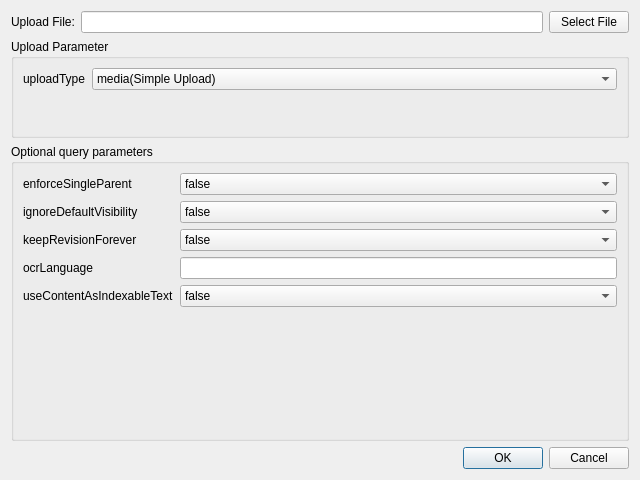
<?xml version="1.0" encoding="UTF-8"?>
<ui version="4.0">
 <class>UploadDialog</class>
 <widget class="QDialog" name="UploadDialog">
  <property name="geometry">
   <rect>
    <x>0</x>
    <y>0</y>
    <width>640</width>
    <height>480</height>
   </rect>
  </property>
  <property name="windowTitle">
   <string>Dialog</string>
  </property>
  <layout class="QVBoxLayout" name="verticalLayout" stretch="1,2,6,1">
   <item>
    <layout class="QHBoxLayout" name="horizontalLayout_UploadFile">
     <item>
      <widget class="QLabel" name="label_FilePath">
       <property name="text">
        <string>Upload File:</string>
       </property>
      </widget>
     </item>
     <item>
      <widget class="QLineEdit" name="lineEdit_FilePath"/>
     </item>
     <item>
      <widget class="QPushButton" name="pushButton_FilePath">
       <property name="text">
        <string>Select File</string>
       </property>
      </widget>
     </item>
    </layout>
   </item>
   <item>
    <widget class="QGroupBox" name="groupBox_UploadParameter">
     <property name="title">
      <string>Upload Parameter</string>
     </property>
     <layout class="QFormLayout" name="formLayout_2">
      <item row="0" column="0">
       <widget class="QLabel" name="label_uploadType">
        <property name="text">
         <string>uploadType</string>
        </property>
       </widget>
      </item>
      <item row="0" column="1">
       <widget class="QComboBox" name="comboBox_uploadType">
        <item>
         <property name="text">
          <string>media(Simple Upload)</string>
         </property>
        </item>
        <item>
         <property name="text">
          <string>multipart(Multipart Upload)</string>
         </property>
        </item>
        <item>
         <property name="text">
          <string>resumable(Resumable Upload)</string>
         </property>
        </item>
       </widget>
      </item>
     </layout>
    </widget>
   </item>
   <item>
    <widget class="QGroupBox" name="groupBox_OptionalQueryParameters">
     <property name="title">
      <string>Optional query parameters</string>
     </property>
     <layout class="QFormLayout" name="formLayout">
      <item row="0" column="0">
       <widget class="QLabel" name="label_enforceSingleParent">
        <property name="text">
         <string>enforceSingleParent</string>
        </property>
       </widget>
      </item>
      <item row="0" column="1">
       <widget class="QComboBox" name="comboBox_enforceSingleParent">
        <item>
         <property name="text">
          <string>false</string>
         </property>
        </item>
        <item>
         <property name="text">
          <string>true</string>
         </property>
        </item>
       </widget>
      </item>
      <item row="1" column="0">
       <widget class="QLabel" name="label_ignoreDefaultVisibility">
        <property name="text">
         <string>ignoreDefaultVisibility 	</string>
        </property>
       </widget>
      </item>
      <item row="2" column="0">
       <widget class="QLabel" name="label_keepRevisionForever">
        <property name="text">
         <string>keepRevisionForever</string>
        </property>
       </widget>
      </item>
      <item row="2" column="1">
       <widget class="QComboBox" name="comboBox_keepRevisionForever">
        <item>
         <property name="text">
          <string>false</string>
         </property>
        </item>
        <item>
         <property name="text">
          <string>true</string>
         </property>
        </item>
       </widget>
      </item>
      <item row="3" column="0">
       <widget class="QLabel" name="label_ocrLanguage">
        <property name="text">
         <string>ocrLanguage</string>
        </property>
       </widget>
      </item>
      <item row="4" column="0">
       <widget class="QLabel" name="label_useContentAsIndexableText">
        <property name="text">
         <string>useContentAsIndexableText</string>
        </property>
       </widget>
      </item>
      <item row="4" column="1">
       <widget class="QComboBox" name="comboBox_useContentAsIndexableText">
        <item>
         <property name="text">
          <string>false</string>
         </property>
        </item>
        <item>
         <property name="text">
          <string>true</string>
         </property>
        </item>
       </widget>
      </item>
      <item row="1" column="1">
       <widget class="QComboBox" name="comboBox_ignoreDefaultVisibility">
        <item>
         <property name="text">
          <string>false</string>
         </property>
        </item>
        <item>
         <property name="text">
          <string>true</string>
         </property>
        </item>
       </widget>
      </item>
      <item row="3" column="1">
       <widget class="QLineEdit" name="lineEdit_ocrLanguage"/>
      </item>
     </layout>
    </widget>
   </item>
   <item>
    <widget class="QDialogButtonBox" name="buttonBox">
     <property name="orientation">
      <enum>Qt::Horizontal</enum>
     </property>
     <property name="standardButtons">
      <set>QDialogButtonBox::Cancel|QDialogButtonBox::Ok</set>
     </property>
    </widget>
   </item>
  </layout>
 </widget>
 <resources/>
 <connections>
  <connection>
   <sender>buttonBox</sender>
   <signal>accepted()</signal>
   <receiver>UploadDialog</receiver>
   <slot>accept()</slot>
   <hints>
    <hint type="sourcelabel">
     <x>248</x>
     <y>254</y>
    </hint>
    <hint type="destinationlabel">
     <x>157</x>
     <y>274</y>
    </hint>
   </hints>
  </connection>
  <connection>
   <sender>buttonBox</sender>
   <signal>rejected()</signal>
   <receiver>UploadDialog</receiver>
   <slot>reject()</slot>
   <hints>
    <hint type="sourcelabel">
     <x>316</x>
     <y>260</y>
    </hint>
    <hint type="destinationlabel">
     <x>286</x>
     <y>274</y>
    </hint>
   </hints>
  </connection>
 </connections>
</ui>
